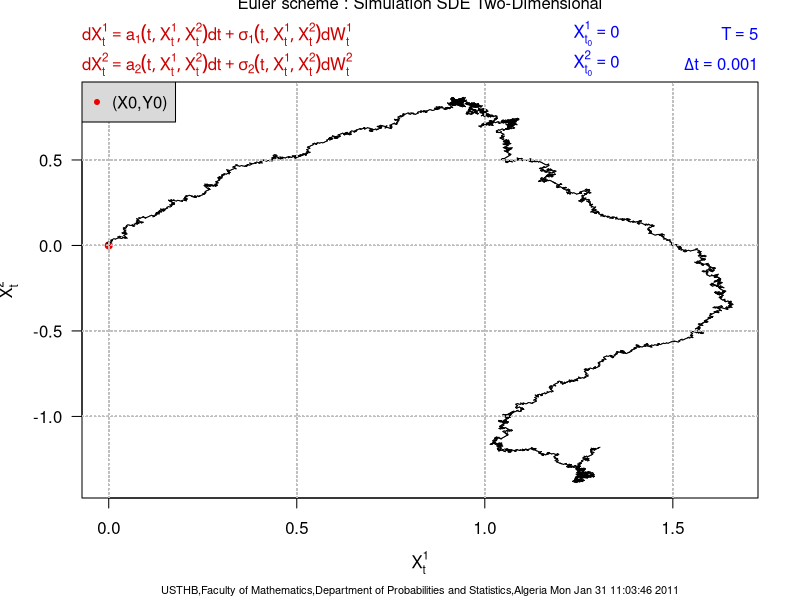

Here is the R script that generated this plot:
## Mon Jan 31 11:03:46 2011
## BOUKHETALA Kamal , GUIDOUM Arsalane.
## USTHB, Maths-PS
## Simulation SDE in 2D (O,X,Y) 


N=5000;T=1;t0=0;x0=0;y0=0;Dt=0.001;
driftx <- expression(cos(t*x*y))
drifty <- expression(cos(t))
diffx  <- expression(0.1)
diffy  <- expression(0.1)

Ax    <- function(t,x,y)  eval(driftx)
Ay    <- function(t,x,y)  eval(drifty)
Sx    <- function(t,x,y)  eval(diffx)
Sy    <- function(t,x,y)  eval(diffy)

if(missing(Dt)){t <- seq (t0 ,T, length =N+1)} else {t <- c(t0 ,t0+ cumsum(rep(Dt,N)))
                T <- t[N +1]}
Dt = (T-t0)/N
ux = runif(N,0,1)
ox = rep(1,N)
ox [ which(ux < 0.5) ] = -1
wx = cumsum(c(0,ox))*sqrt((T-t0)/N)
Dx    <- diff(wx)
uy = runif(N,0,1)
oy = rep(1,N)
oy [ which(uy < 0.5) ] = -1
wy = cumsum(c(0,oy))*sqrt((T-t0)/N)
Dy    <- diff(wy)
X    <- numeric()
Y    <- numeric()
X[1] <- x0
Y[1] <- y0
for (i in 2:(N+1)){
    X[i] = X[i-1] + Ax(t[i-1],X[i-1],Y[i-1])*Dt + Sx(t[i-1],X[i-1],Y[i-1])*Dx[i-1]
    Y[i] = Y[i-1] + Ay(t[i-1],X[i-1],Y[i-1])*Dt + Sy(t[i-1],X[i-1],Y[i-1])*Dy[i-1] 
                  } 
plot(X,Y,type="n",xlab=expression(X[t]^1),ylab=expression(X[t]^2),las=1)
points(x0,y0,type="p",pch=20,col="red2",cex=1.4)
for (i in 1:N){lines(c(X[i],X[i+1]),c(Y[i],Y[i+1]),type="l",col="black",lwd=1,panel.frist=grid(col="gray"))}
mtext(expression("Euler scheme : Simulation SDE Two-Dimensional"),line=3.4,adj=0.5,cex=1,col="black")
mtext(bquote(dX[t]^1== a[1](t,X[t]^1,X[t]^2)*dt + sigma[1](t,X[t]^1,X[t]^2) *d*W[t]^1),cex=1,adj=0,line=1.6,col="red3")
mtext(bquote(dX[t]^2== a[2](t,X[t]^1,X[t]^2)*dt + sigma[2](t,X[t]^1,X[t]^2) *d*W[t]^2),cex=1,adj=0,line=0.1,col="red3")
mtext(bquote(X[t[0]]^1==.(x0)),line=1.6,adj=0.78,cex=1,col="blue")
mtext(bquote(X[t[0]]^2==.(y0)),line=0.1,adj=0.78,cex=1,col="blue")
mtext(bquote(T==.(T)),line=1.9,cex=1,adj=1,col="blue")
mtext(bquote(Delta*t==.(Dt)),line=0.4,cex=1,adj=1,col="blue")
legend("topleft",bg="gray85",border="gray",c("(X0,Y0)"),pch=c(20),col=c("red2"))
mtext(paste("USTHB,Faculty of Mathematics,Department of Probabilities and Statistics,Algeria Mon Jan 31 11:03:46 2011"),side = 1, line = 4, adj = 0.5, cex = .66)


